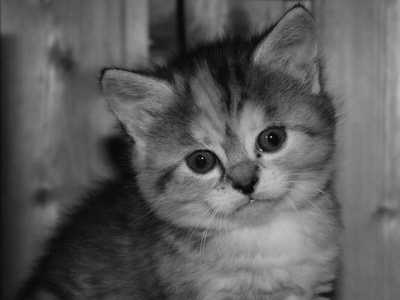
#> input picture cat.bmp, 400 x 300 px
$ jupyter execute histogramEqulization.ipynb
#> lines starting #> are read from the running program, lines starting #| are printed output that depends on the picture
[cell 1]
import numpy as np
import matplotlib.pyplot as plt
from PIL import Image

[cell 2]
img = Image.open('cat.bmp')
#> img is the input picture: PIL image 400x300 RGB; min 4, max 200, mean 92.1
#image to grayscale
img = img.convert('L')
#> img: PIL image 400x300 L
plt.imshow(img,cmap='gray')
print(img.size)
#| (400, 300)

[cell 3]
# convert our image into a numpy array
img1 = np.asarray(img)

# put pixels in a 1D array by flattening out img array
flat = img1.flatten()
# show the histogram
plt.hist(flat, bins=50)
plt.show()
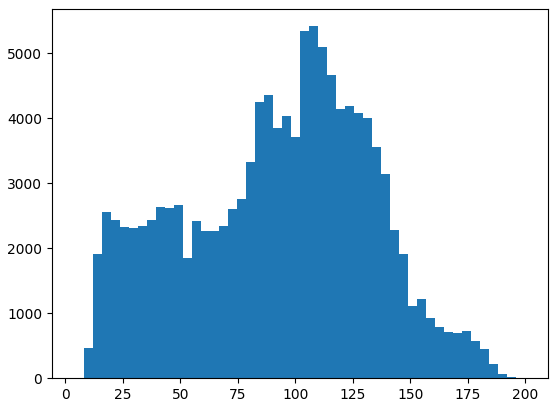
#> figure drawn by matplotlib, 1 panel; tallest bar 5413 high, from x = 105.9 to 109.8

[cell 4]
# create our own histogram function
def get_histogram(image, bins):
    # array with size of bins, set to zeros
#> called with image = array of shape (120000,), bins = 256
    histogram = np.zeros(bins)

    # loop through pixels and sum up counts of pixels
    for pixel in image:
        histogram[pixel] += 1
#> this loop made 120000 passes
#> pixel on passes 1 to 3: 70, 83, 87
#> after the loop, histogram = 256 values, max 1456 at index 108, min 0 at index 0, mean 468.8

    # return our final result
    return histogram


# execute our histogram function
hist = get_histogram(flat, 256)
#> hist has the same summary as histogram in get_histogram

[cell 5]
# create our cumulative sum function
def cumsum(a):
    a = iter(a)
    b = [next(a)]
#> b = [0]
    for i in a:
        b.append(b[-1] + i)
#> this loop made 255 passes
#> i on passes 2 to 4: 0, 0, 1
#> after the loop, b = 256 values from 0 to 120000
    return np.array(b)


# execute the fn
cs = cumsum(hist)
#> cs = 256 values from 0 to 120000

# display the result
plt.plot(cs)
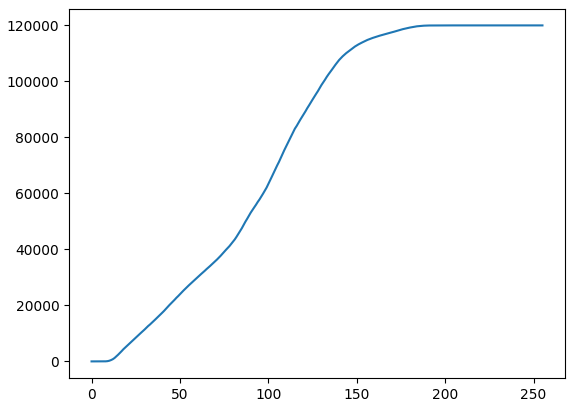
#> figure drawn by matplotlib, 1 panel; curve peaks at x = 200, y = 120000

[cell 6]
# numerator & denomenator
nj = (cs - cs.min()) * 255
#> nj = 256 values from 0 to 30600000
N = cs.max() - cs.min()
#> N = 120000

# re-normalize the cumsum
cs = nj / N
#> cs = 256 values from 0 to 255

# cast it back to uint8 since we can't use floating point values in images
cs = cs.astype('uint8')

plt.plot(cs)
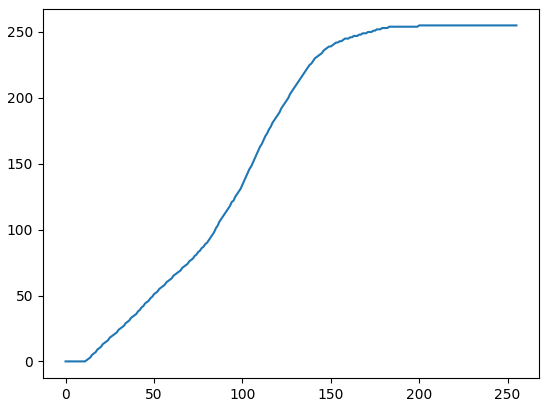
#> figure drawn by matplotlib, 1 panel; curve peaks at x = 200, y = 255

[cell 7]
# get the value from cumulative sum for every index in flat, and set that as img_new
img_new = cs[flat]
# put array back into original shape since we flattened it
img_new = np.reshape(img_new, img1.shape)
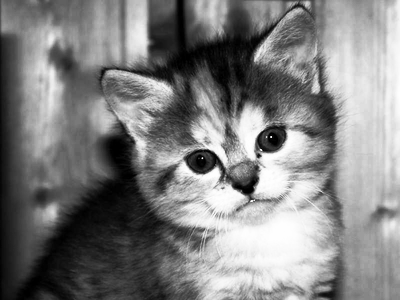
#> img_new: shape (300, 400); min 0, max 255, mean 127.9

# set up side-by-side image display
fig = plt.figure()
fig.set_figheight(15)
fig.set_figwidth(15)

fig.add_subplot(1, 2, 1)
plt.imshow(img, cmap='gray')

# display the new image
fig.add_subplot(1, 2, 2)
plt.imshow(img_new, cmap='gray')

plt.show(block=True)

$ run again, with dog.png saved as cat.bmp
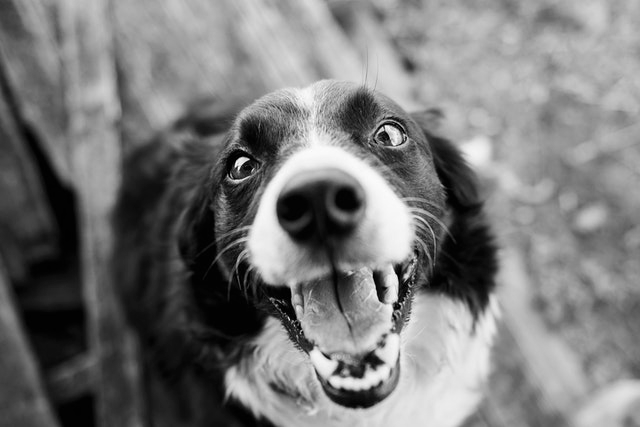
#> input picture dog.png, 640 x 427 px
#> img is the input picture: PIL image 640x427 RGB; min 0, max 253, mean 120.8
#> img: PIL image 640x427 L
#| (640, 427)
#> the loop in get_histogram, `for pixel in image:` made 273280 passes
#> pixel on passes 1 to 3: 60, 61, 62
#> after the loop in get_histogram, `for pixel in image:`: histogram = 256 values, max 5105 at index 2, min 0 at index 254, mean 1067.5
#> hist has the same summary as histogram in get_histogram
#> in cumsum, `b = [next(a)]`: b = [67]
#> the loop in cumsum, `for i in a:` made 255 passes
#> i on passes 1 to 3: 757, 5105, 2244
#> after the loop in cumsum, `for i in a:`: b = 256 values from 67 to 273280
#> `[cell 5]`:
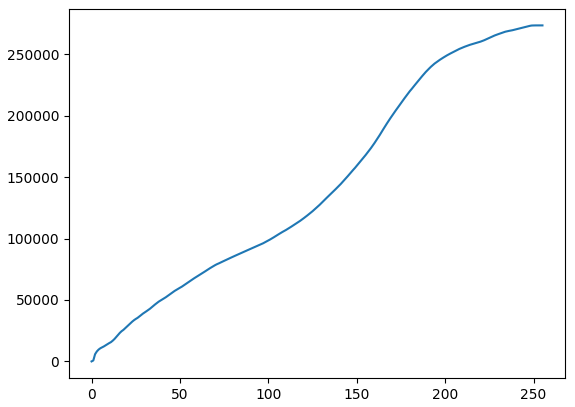
#> figure drawn by matplotlib, 1 panel; curve peaks at x = 253, y = 273280
#> nj = 256 values from 0 to 69669315
#> N = 273213
#> `cs = nj / N`: cs = 256 values from 0 to 255
#> `img_new = np.reshape(img_new, img1.shape)`:
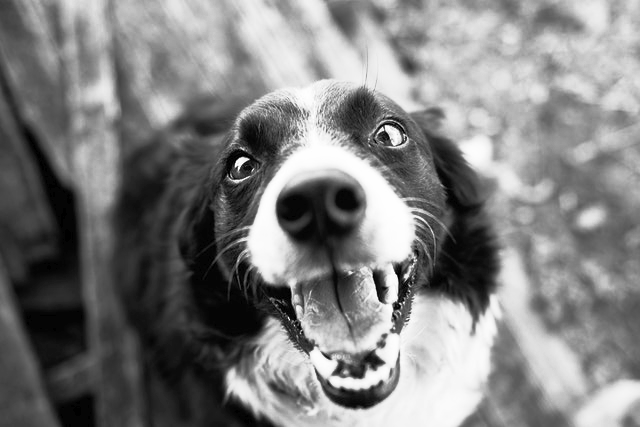
#> img_new: shape (427, 640); min 0, max 255, mean 127.6
